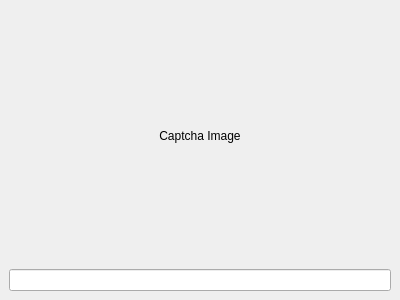
<?xml version="1.0" encoding="UTF-8"?>
<ui version="4.0">
 <class>MainWindow</class>
 <widget class="QMainWindow" name="MainWindow">
  <property name="geometry">
   <rect>
    <x>0</x>
    <y>0</y>
    <width>400</width>
    <height>300</height>
   </rect>
  </property>
  <property name="windowTitle">
   <string>Captcha Example</string>
  </property>
  <widget class="QWidget" name="centralwidget">
   <layout class="QVBoxLayout" name="verticalLayout">
    <item>
     <widget class="QLabel" name="captchaLabel">
      <property name="text">
       <string>Captcha Image</string>
      </property>
      <property name="alignment">
       <set>Qt::AlignCenter</set>
      </property>
     </widget>
    </item>
    <item>
     <widget class="QLineEdit" name="captchaLineEdit"/>
    </item>
   </layout>
  </widget>
 </widget>
 <resources/>
 <connections/>
</ui>
